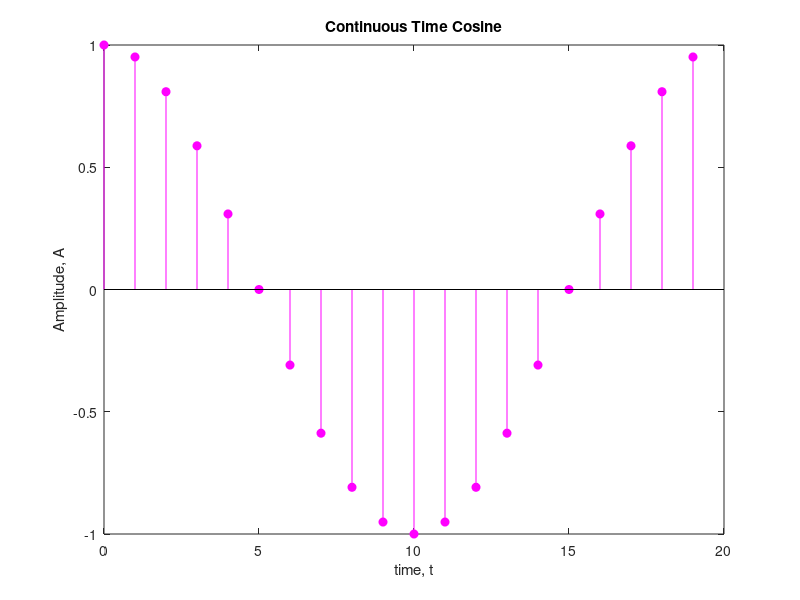

Write MATLAB code to recreate this figure.
clc;
clear all;
close all;
time = 0 : 1 : 19;
freq = 1/20;
sig = cos(2*pi*freq*time);
 
stem(time, sig, 'm', 'filled');
xlabel('time, t');
ylabel('Amplitude, A');
title('Continuous Time Cosine');
 
dt = 1; %fragments of time.
T=length(time); %intervals of time.
power_sig = (sum(abs(sig).^2)*dt)/ T
